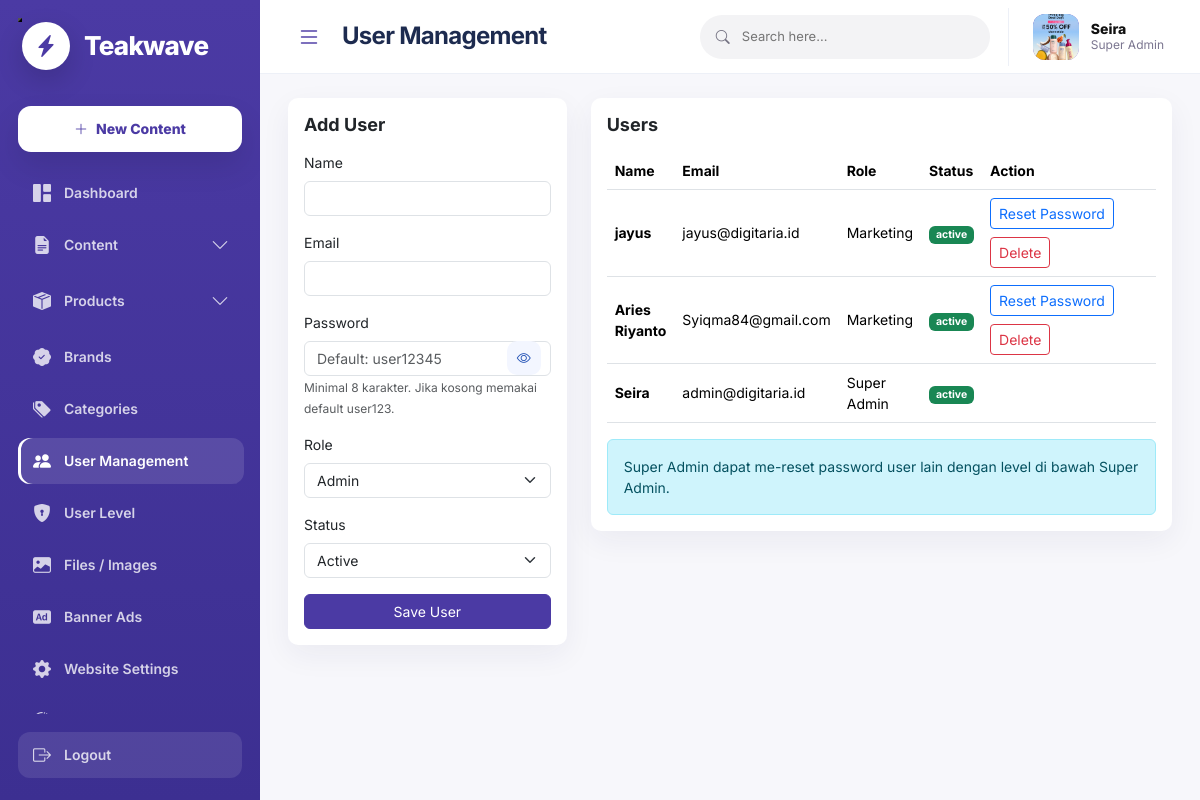
The page /utakatik/users.php (signed in) on the database its author committed.
### tables this page shows
CREATE TABLE `website_settings` (
  `id` int(11) NOT NULL,
  `setting_key` varchar(120) NOT NULL,
  `setting_value` text DEFAULT NULL,
  `setting_type` varchar(50) DEFAULT 'text',
  `created_at` timestamp NOT NULL DEFAULT current_timestamp(),
  `updated_at` timestamp NULL DEFAULT NULL
);

CREATE TABLE `users` (
  `id` int(11) NOT NULL,
  `role_id` int(11) NOT NULL,
  `name` varchar(150) NOT NULL,
  `email` varchar(150) NOT NULL,
  `password` varchar(255) NOT NULL,
  `avatar` varchar(255) DEFAULT NULL,
  `status` enum('active','inactive') DEFAULT 'active',
  `created_at` timestamp NOT NULL DEFAULT current_timestamp()
);

CREATE TABLE `roles` (
  `id` int(11) NOT NULL,
  `name` varchar(100) NOT NULL,
  `slug` varchar(100) NOT NULL,
  `created_at` timestamp NOT NULL DEFAULT current_timestamp()
);

### utakatik/includes/functions.php (called while the page is built, shortened)
<?php
function e($value) {
    return htmlspecialchars($value ?? '', ENT_QUOTES, 'UTF-8');
}
function get_website_setting($key, $default = '') {
    global $pdo;
    try {
        $stmt = $pdo->prepare("SELECT setting_value FROM website_settings WHERE setting_key = ? LIMIT 1");
        $stmt->execute([$key]);
        $value = $stmt->fetchColumn();
        return $value !== false && $value !== null ? $value : $default;
    } catch (Throwable $e) {
        return $default;
    }
}
function is_super_admin() {
    return (($_SESSION['user']['role_id'] ?? null) == 1) || strtolower($_SESSION['user']['role_name'] ?? '') === 'super admin';
}
function has_permission($page_key) {
    global $pdo;
    if (!$page_key || is_super_admin()) return true;
    $role_id = $_SESSION['user']['role_id'] ?? null;
    $stmt = $pdo->prepare("SELECT COUNT(*) FROM role_permissions WHERE role_id = ? AND page_key = ?");
    $stmt->execute([$role_id, $page_key]);
    return $stmt->fetchColumn() > 0;
}
?>

### utakatik/users.php (the view, shortened to what this page needs)
<?php
require_once 'auth/check.php';
$roles = $pdo->query("SELECT * FROM roles ORDER BY name")->fetchAll();
$items = $pdo->query("
    SELECT users.*, roles.name AS role_name, roles.slug AS role_slug
    FROM users
    JOIN roles ON roles.id = users.role_id
    ORDER BY users.id DESC
")->fetchAll();
include 'includes/header.php';
include 'includes/sidebar.php';
?>
<main class="main-content">
    <?php include 'includes/topbar.php'; ?>
    <div class="row g-4">
        <div class="col-lg-4">
            <div class="card soft-card">
                <div class="card-body">
                    <h5 class="fw-bold mb-3">Add User</h5>
                    <form method="post" autocomplete="off">
                        <div class="mb-3">
                            <label class="form-label">Name</label>
                            <input name="name" class="form-control" required>
                        </div>
                        <div class="mb-3">
                            <label class="form-label">Email</label>
                            <input name="email" type="email" class="form-control" required>
                        </div>
                        <div class="mb-3">
                            <label class="form-label">Password</label>
                            <input name="password" type="password" class="form-control" placeholder="Default: user12345">
                            <small class="text-muted">Minimal 8 karakter. Jika kosong memakai default user123.</small>
                        </div>
                        <div class="mb-3">
                            <label class="form-label">Role</label>
                            <select name="role_id" class="form-select">
                                <?php foreach($roles as $r): ?>
                                    <option value="<?php echo e($r['id']); ?>"><?php echo e($r['name']); ?></option>
                                <?php endforeach; ?>
                            </select>
                        </div>
                        <div class="mb-3">
                            <label class="form-label">Status</label>
                            <select name="status" class="form-select">
                                <option value="active">Active</option>
                            </select>
                        </div>
                        <button class="btn btn-primary w-100">Save User</button>
                    </form>
                </div>
            </div>
        </div>
        <div class="col-lg-8">
            <div class="card soft-card">
                <div class="card-body">
                    <h5 class="fw-bold mb-3">Users</h5>
                    <div class="table-responsive">
                        <table class="table align-middle">
                            <thead>
                                <tr>
                                    <th>Name</th>
                                    <th>Email</th>
                                    <th>Role</th>
                                    <th>Status</th>
                                    <th style="width:230px;">Action</th>
                                </tr>
                            </thead>
                            <tbody>
                                <?php foreach($items as $item): ?>
                                <?php
                                    $canReset = is_super_admin()
                                        && (int)$item['id'] !== (int)$_SESSION['user']['id']
                                        && (int)$item['role_id'] !== 1
                                        && $item['role_slug'] !== 'super-admin';
                                ?>
                                <tr>
                                    <td>
                                        <strong><?php echo e($item['name']); ?></strong>
                                    </td>
                                    <td><?php echo e($item['email']); ?></td>
                                    <td><?php echo e($item['role_name']); ?></td>
                                    <td>
                                        <span class="badge bg-<?php echo $item['status'] === 'active' ? 'success' : 'secondary'; ?>">
                                            <?php echo e($item['status']); ?>
                                        </span>
                                    </td>
                                    <td>
                                        <div class="d-flex flex-wrap gap-2">
                                            <?php if($canReset): ?>
                                            <button class="btn btn-sm btn-outline-primary" data-bs-toggle="modal" data-bs-target="#resetPasswordModal<?php echo e($item['id']); ?>">
                                                Reset Password
                                            </button>
                                            <?php endif; ?>
                                            <?php if((int)$item['id'] !== (int)$_SESSION['user']['id']): ?>
                                            <form method="post" onsubmit="return confirm('Delete user?')">
                                                <button class="btn btn-sm btn-outline-danger">Delete</button>
                                            </form>
                                            <?php endif; ?>
                                        </div>
                                    </td>
                                </tr>
                                <?php endforeach; ?>
                            </tbody>
                        </table>
                    </div>
                    <?php if(is_super_admin()): ?>
                        <div class="alert alert-info mb-0">
                            Super Admin dapat me-reset password user lain dengan level di bawah Super Admin.
                        </div>
                    <?php endif; ?>
                </div>
            </div>
        </div>
    </div>
</main>
<?php include 'includes/footer.php'; ?>

### utakatik/includes/sidebar.php (shortened to what this page needs)
<aside class="sidebar">
    <button class="sidebar-mobile-close d-lg-none" type="button" aria-label="Close sidebar">
        <i class="bi bi-x-lg"></i>
    </button>
    <a href="index.php" class="sidebar-brand">
        <span class="sidebar-brand-logo">
            <i class="bi bi-lightning-charge-fill"></i>
        </span>
        <span class="sidebar-brand-text">
            <?php echo e(function_exists('get_website_setting') ? get_website_setting('site_name', 'Digitaria') : 'Digitaria'); ?>
        </span>
    </a>
    <a href="content-add.php" class="new-project-btn">
        <i class="bi bi-plus-lg"></i>
        <span>New Content</span>
    </a>
    <nav class="side-menu">
        <?php if(has_permission('dashboard')): ?>
        <a href="index.php" class="<?php echo basename($_SERVER['PHP_SELF']) === 'index.php' ? 'active' : ''; ?>">
            <i class="bi bi-grid-1x2-fill"></i> Dashboard
        </a>
        <?php endif; ?>
        <?php if(has_permission('contents-list') || has_permission('contents-add') || has_permission('contents-edit')): ?>
        <div class="menu-group <?php echo in_array(basename($_SERVER['PHP_SELF']), ['contents.php','content-add.php','content-edit.php']) ? 'open' : ''; ?>">
            <button class="menu-parent" type="button">
                <span><i class="bi bi-file-earmark-text-fill"></i> Content</span>
                <i class="bi bi-chevron-down"></i>
            </button>
        </div>
        <?php endif; ?>
        <?php if(has_permission('products-list') || has_permission('products-add') || has_permission('products-edit')): ?>
        <div class="menu-group <?php echo in_array(basename($_SERVER['PHP_SELF']), ['products.php','product-add.php','product-edit.php']) ? 'open' : ''; ?>">
            <button class="menu-parent" type="button">
                <span><i class="bi bi-box-seam-fill"></i> Products</span>
                <i class="bi bi-chevron-down"></i>
            </button>
        </div>
        <?php endif; ?>
        <?php if(has_permission('brands')): ?>
        <a href="brands.php" class="<?php echo basename($_SERVER['PHP_SELF']) === 'brands.php' ? 'active' : ''; ?>">
            <i class="bi bi-patch-check-fill"></i> Brands
        </a>
        <?php endif; ?>
        <?php if(has_permission('categories')): ?>
        <a href="categories.php" class="<?php echo basename($_SERVER['PHP_SELF']) === 'categories.php' ? 'active' : ''; ?>">
            <i class="bi bi-tags-fill"></i> Categories
        </a>
        <?php endif; ?>
        <?php if(has_permission('users')): ?>
        <a href="users.php" class="<?php echo basename($_SERVER['PHP_SELF']) === 'users.php' ? 'active' : ''; ?>">
            <i class="bi bi-people-fill"></i> User Management
        </a>
        <?php endif; ?>
        <?php if(has_permission('roles')): ?>
        <a href="roles.php" class="<?php echo basename($_SERVER['PHP_SELF']) === 'roles.php' ? 'active' : ''; ?>">
            <i class="bi bi-shield-lock-fill"></i> User Level
        </a>
        <?php endif; ?>
        <?php if(has_permission('files')): ?>
        <a href="files.php" class="<?php echo basename($_SERVER['PHP_SELF']) === 'files.php' ? 'active' : ''; ?>">
            <i class="bi bi-image-fill"></i> Files / Images
        </a>
        <?php endif; ?>
        <?php if(has_permission('banners')): ?>
        <a href="banners.php" class="<?php echo basename($_SERVER['PHP_SELF']) === 'banners.php' ? 'active' : ''; ?>">
            <i class="bi bi-badge-ad-fill"></i> Banner Ads
        </a>
        <?php endif; ?>
        <?php if(has_permission('website-settings')): ?>
        <a href="website-settings.php" class="<?php echo basename($_SERVER['PHP_SELF']) === 'website-settings.php' ? 'active' : ''; ?>">
            <i class="bi bi-gear-fill"></i> Website Settings
        </a>
        <?php endif; ?>
        <?php if(has_permission('logs')): ?>
        <a href="logs.php" class="<?php echo basename($_SERVER['PHP_SELF']) === 'logs.php' ? 'active' : ''; ?>">
            <i class="bi bi-clock-history"></i> Activity Logs
        </a>
        <?php endif; ?>
    </nav>
    <a href="logout.php" class="logout-btn"><i class="bi bi-box-arrow-right"></i> Logout</a>
</aside>

### rows shown on the page
website_settings: setting_value "Teakwave"
users: name "jayus", email "jayus@digitaria.id", role.name "Marketing", status "active"
users: name "Aries Riyanto", email "Syiqma84@gmail.com", role.name "Marketing", status "active"
users: name "Seira", email "admin@digitaria.id", role.name "Super Admin", status "active"

### other values the page prints
$page_title "User Management"
current_user_name() "Seira"
current_user_role() "Super Admin"
form field role_id "Admin"
